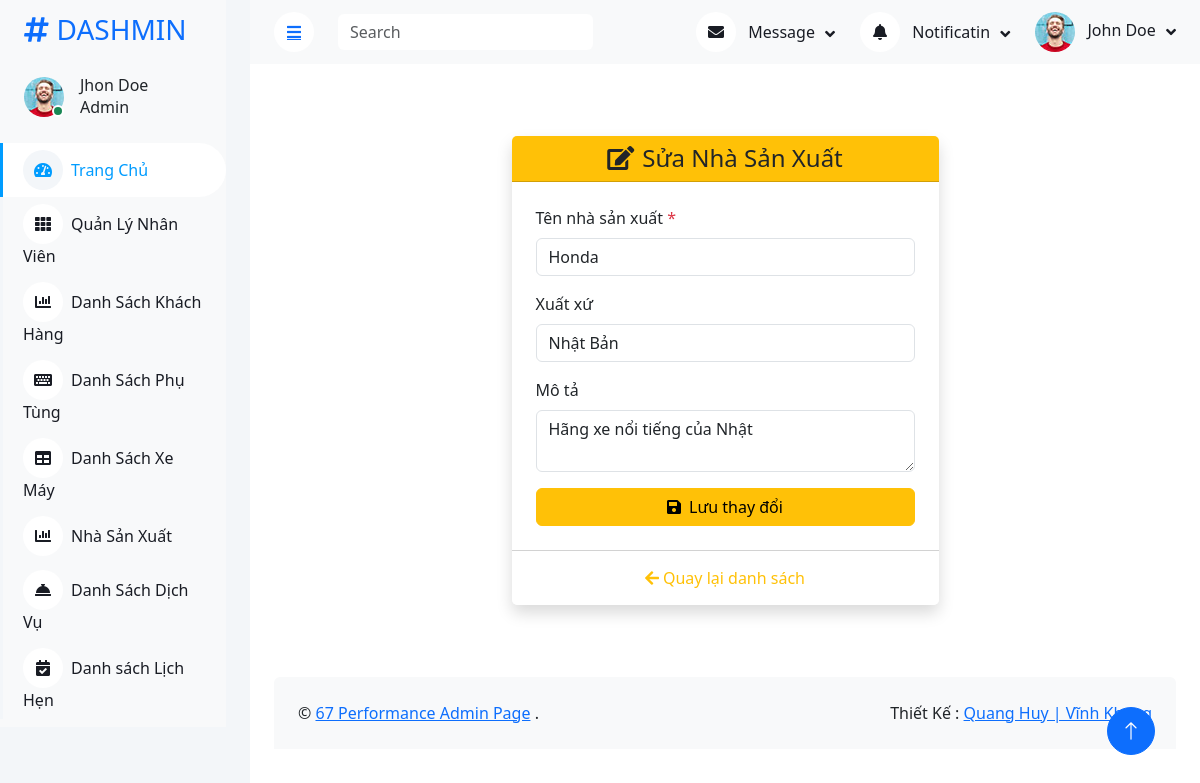
/Admin/nhasanxuat.php?action=edit&id=1, run on an earlier commit of the app's database.
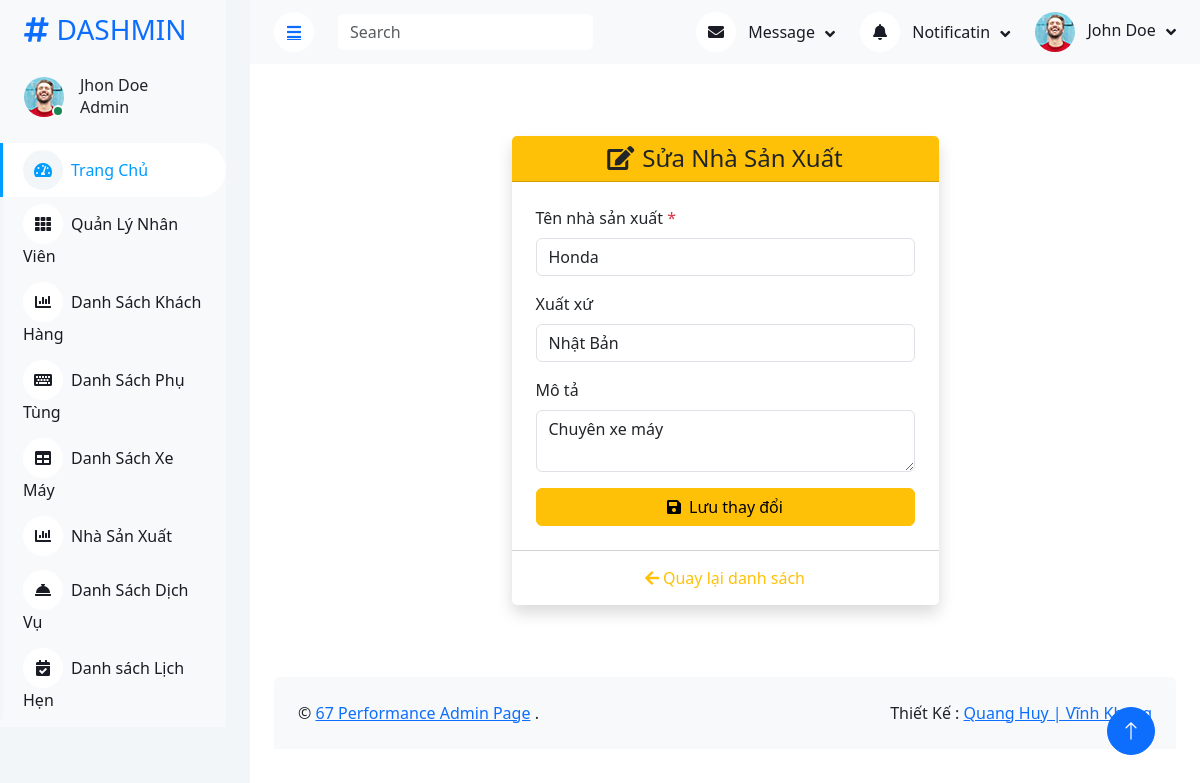
And on a later commit of the database.
### tables this page shows
CREATE TABLE `nhasanxuat` (
  `MaNSX` int(11) NOT NULL,
  `TenNhaSX` varchar(100) DEFAULT NULL,
  `XuatXu` text DEFAULT NULL,
  `MoTa` varchar(45) DEFAULT NULL
);

### Admin/controllers/NhaSanXuatController.php (called while the page is built, shortened)
<?php
require_once __DIR__ . '/../models/NhaSanXuatModel.php';
class NhaSanXuatController
{
  private $model;
  public function __construct()
  {
    $this->model = new NhaSanXuatModel();
  }
  public function edit()
  {
    $MaNSX = $_GET['id'] ?? null;
    $item = $this->model->getById($MaNSX);
    include __DIR__ . '/../views/nhasanxuat/layout.php';
  }
}

### Admin/db.php (called while the page is built)
<?php
function connectDB()
{
    $host = 'localhost';
    $dbname = 'quanlybaoduongxe';
    $username = 'root';
    $password = '';
    try {
        $pdo = new PDO("mysql:host=$host;dbname=$dbname;charset=utf8mb4", $username, $password);
        $pdo->setAttribute(PDO::ATTR_ERRMODE, PDO::ERRMODE_EXCEPTION);
        return $pdo;
    } catch (PDOException $e) {
        die("Kết nối thất bại: " . $e->getMessage());
    }
}
?>

### Admin/models/NhaSanXuatModel.php (called while the page is built, shortened)
<?php
require_once __DIR__ . '/../db.php';
class NhaSanXuatModel
{
  private $conn;
  public function __construct()
  {
    $this->conn = connectDB();
  }
  public function getById($id)
  {
    $stmt = $this->conn->prepare("SELECT * FROM nhasanxuat WHERE MaNSX = ?");
    $stmt->execute([$id]);
    return $stmt->fetch(PDO::FETCH_ASSOC);
  }
}

### Admin/views/nhasanxuat/edit.php (the view, shortened to what this page needs)
<!DOCTYPE html>
<html lang="vi">
<head>
  <link href="https://cdn.jsdelivr.net/npm/bootstrap@5.3.0/dist/css/bootstrap.min.css" rel="stylesheet">
  <link href="https://cdnjs.cloudflare.com/ajax/libs/font-awesome/5.15.4/css/all.min.css" rel="stylesheet">
  <link href="style.css" rel="stylesheet">
</head>
<body class="bg-light">
  <div class="container py-5">
    <div class="row justify-content-center">
      <div class="col-xl-6 col-lg-7 col-md-9">
        <div class="card shadow border-0">
          <div class="card-header bg-warning text-dark text-center">
            <h4 class="mb-0"><i class="fas fa-edit me-2"></i>Sửa Nhà Sản Xuất</h4>
          </div>
          <div class="card-body p-4">
            <form method="post" autocomplete="off">
              <div class="mb-3">
                <label for="TenNhaSX" class="form-label">Tên nhà sản xuất <span class="text-danger">*</span></label>
                <input type="text" class="form-control" id="TenNhaSX" name="TenNhaSX" required
                  value="<?= htmlspecialchars($item['TenNhaSX']) ?>">
              </div>
              <div class="mb-3">
                <label for="XuatXu" class="form-label">Xuất xứ</label>
                <input type="text" class="form-control" id="XuatXu" name="XuatXu"
                  value="<?= htmlspecialchars($item['XuatXu']) ?>">
              </div>
              <div class="mb-3">
                <label for="MoTa" class="form-label">Mô tả</label>
                <textarea class="form-control" id="MoTa" name="MoTa" rows="2"><?= htmlspecialchars($item['MoTa']) ?></textarea>
              </div>
              <button type="submit" class="btn btn-warning w-100">
                <i class="fas fa-save me-2"></i>Lưu thay đổi
              </button>
            </form>
          </div>
          <div class="card-footer text-center bg-white">
            <a href="?action=list" class="btn btn-link text-warning text-decoration-none">
              <i class="fas fa-arrow-left me-1"></i>Quay lại danh sách
            </a>
          </div>
        </div>
      </div>
    </div>
  </div>
</body>
</html>

What changed in the data, as far as the page shows it:
changed nhasanxuat "Honda": MoTa "Hãng xe nổi tiếng của Nhật" → "Chuyên xe máy"
